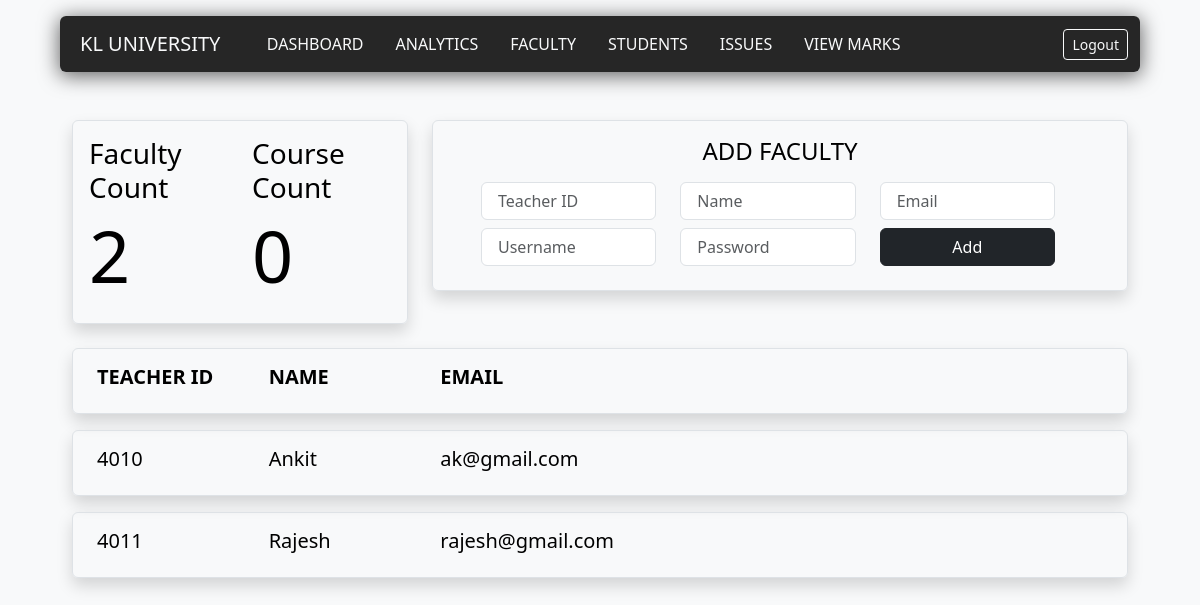
The page /faculty (signed in) on the database as committed earlier.
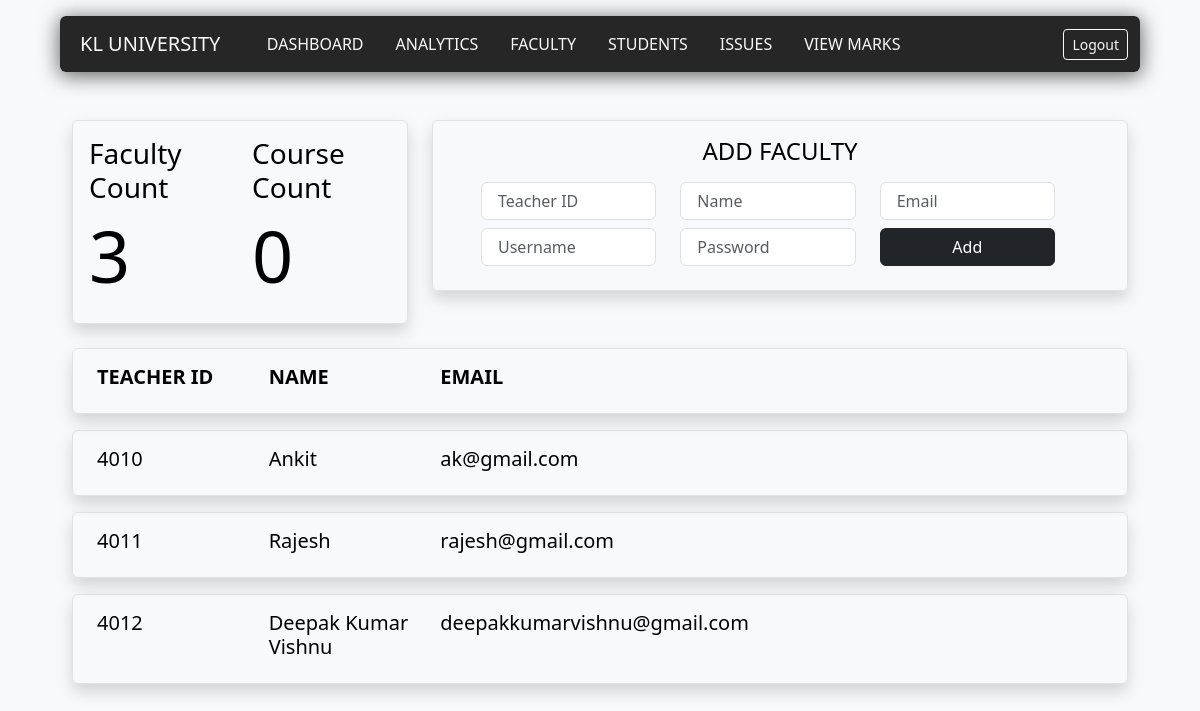
The same page on the database as committed later.
### dashboard/models.py (models this page shows)
class Faculty(models.Model):
    admin_username = models.fields.CharField(max_length=50)
    teacher_id = models.fields.CharField(max_length=50)
    name = models.fields.CharField(max_length=100)
    email = models.fields.EmailField(max_length=100,unique = True)
    username = models.fields.CharField(max_length=50,unique = True)
    password = models.fields.CharField(max_length=30)

### dashboard/views.py (the view)
# urls.py: path('faculty',dashboardviews.admin_faculty,name="faculty"),
def admin_faculty(request):
    if request.method == "POST":
        data = request.POST
        courseCount = Section.objects.filter(Q(admin_username=request.session['username'])).values('course_id').distinct().count()
        newFaculty = Faculty()
        newFaculty.admin_username = request.session['username']
        newFaculty.teacher_id = data.get('teacher_id').replace(" ", "")
        newFaculty.name = data.get('name')
        newFaculty.email = data.get('email')
        newFaculty.username = data.get('teacher_username')
        newFaculty.password = data.get('password')
        try:
            newFaculty.save()
            send_mail(
                'NOVA Invitation',
                'You Have Been Invited To Join NOVA You Can Login Using the Following Credentials :\n '+'Username : '+newFaculty.username+'\n'+'Password : '+newFaculty.password,
                'novamarks123@gmail.com',
                [newFaculty.email],
                 fail_silently=False,
            )
            facultyList = Faculty.objects.filter(Q(admin_username=request.session['username']))
            return render(request,'dashboard/admin_faculty.html',{"uni_name" : request.session['uni_name'] , "success" : "Faculty Added Successfully","facultyList" : facultyList,"facultyListLength" : len(facultyList),"courseCount" : courseCount})
        except Exception as e:
            e = str(e)
            if "email" in e:
                facultyList = Faculty.objects.filter(Q(admin_username=request.session['username']))
                return render(request,'dashboard/admin_faculty.html',{"uni_name" : request.session['uni_name'] , "error" : "Email Must Be Unique" ,"facultyList" : facultyList,"facultyListLength" : len(facultyList),"courseCount" : courseCount})
            elif "username" in e:
                facultyList = Faculty.objects.filter(Q(admin_username=request.session['username']))
                return render(request,'dashboard/admin_faculty.html',{"uni_name" : request.session['uni_name'] , "error" : "Username Must Be Unique" ,"facultyList" : facultyList,"facultyListLength" : len(facultyList),"courseCount" : courseCount})
            else:
                facultyList = Faculty.objects.filter(Q(admin_username=request.session['username']))
                print(e)
                return render(request,'dashboard/admin_faculty.html',{"uni_name" : request.session['uni_name'] , "error" : "Something Went Wrong" ,"facultyList" : facultyList,"facultyListLength" : len(facultyList),"courseCount" : courseCount})
    elif request.session.has_key('user') and request.session['user'] == 'admin':
        courseCount = Section.objects.filter(Q(admin_username=request.session['username'])).values('course_id').distinct().count()
        facultyList = Faculty.objects.filter(Q(admin_username=request.session['username']))
        return render(request,'dashboard/admin_faculty.html',{"uni_name" : request.session['uni_name'] ,"facultyList" : facultyList,"facultyListLength" : len(facultyList),"courseCount" : courseCount})
    else:
        return redirect('/login')

### dashboard/templates/dashboard/admin_faculty.html (shortened to what this page needs)
{%extends "dash_base.html"%}
{%block content%}
<div class=" navbox container rounded mt-3">
    <nav class="navbar navbar-expand-lg row">
      <div class="container-fluid">
        <a class="navbar-brand text-light col text-uppercase display-5 p-2" href="">{{uni_name}}</a>
        <div class="collapse navbar-collapse" id="navbarNavDropdown">
          <ul class="navbar-nav col">
            <li class="nav-item px-2">
              <a class="nav-link text-light text-uppercase"  href="/dashboard">Dashboard</a>
            </li>
            <li class="nav-item px-2">
              <a class="nav-link text-light text-uppercase" href="">Analytics</a>
            </li>
            <li class="nav-item px-2">
              <a class="nav-link text-light text-uppercase" href="{% url 'faculty' %}">Faculty</a>
            </li>
            <li class="nav-item px-2">
              <a class="nav-link text-light text-uppercase" href="">Students</a>
            </li>
            <li class="nav-item px-2">
              <a class="nav-link text-light text-uppercase" href="">Issues</a>
            </li>
            <li class="nav-item px-2">
              <a class="nav-link text-light text-uppercase" href="">View Marks</a>
            </li>
          </ul>
          <a class="btn btn-outline-light btn-sm " href="{%url 'logout'%}">
            Logout
          </a>
        </div>
      </div>
    </nav>
    </div>
<form action = "" method = "POST">
<div class="container mt-5">
    <div class="row ">
      <div class="col-4">
       <div class="p-3 border rounded shadow">
        <div class=" row ">
          <h3 class="col fw-light">Faculty Count</h3>
          <h3 class="col fw-light">Course Count</h3>
        </div>
        <div class="row ">
          <h1 class=" col display-2">{{facultyListLength}}</h1>
          <h1 class=" col display-2">0</h1>
        </div>
       </div>
      </div>
      <div class="col">
        <div class="px-5 border rounded shadow  ">
          <div class="row my-3 ">
            <h4 class="fw-light text-center text-uppercase">Add Faculty</h4>
            <div class="row auto">
           <div class="col-4 mt-2 mb-2">
            <input class="form-control px-3 mb-2" type="text" placeholder="Teacher ID" name = "teacher_id"></input>
            <input class="form-control px-3" type="text" placeholder="Username" name = "teacher_username"></input>
           </div>
           <div class="col-4 mt-2">
            <input class="form-control px-3 mb-2" type="text" placeholder="Name" name = "name"></input>
            <input class="form-control   px-3" type="text" placeholder="Password" name = "password"></input>
           </div>
           <div class="col-4 mt-2">
            <input class="form-control px-3 mb-2" type="email" placeholder="Email" name = "email"></input>
            <button class="col-12 btn btn-dark " type="submit"> Add </button>
           </div>
        </div>
          </div>
        </div>
      </div>
    </div>
  </div>
  </form>
  <div class="container mt-4 mb-1">
    <div class="border rounded shadow px-4 py-3">
      <div class="row">
          <h5 class="col-2 fw-bold text-uppercase"> Teacher ID</h5>
          <h5 class="col-2 fw-bold text-uppercase"> Name</h5>
          <h5 class="col-2 fw-bold text-uppercase"> Email</h5>
      </div>
    </div>
  </div>
{%for faculty in facultyList%}
<div class="container mt-3 mb-3">
  <div class="border rounded shadow px-4 py-3">
    <div class="row">
        <h5 class="col-2 fw-light"> {{faculty.teacher_id}}</h5>
        <h5 class="col-2 fw-light"> {{faculty.name}}</h5>
        <h5 class="col-2 fw-light"> {{faculty.email}}</h5>
    </div>
  </div>
</div>
{%endfor%}
{%endblock%}

Rows that differ between the two databases and show on the page:
added Faculty: teacher_id "4012", name "Deepak Kumar Vishnu", email "deepakkumarvishnu@gmail.com"
Other text that changed with them:
{{ facultyListLength }}: "2" → "3"
